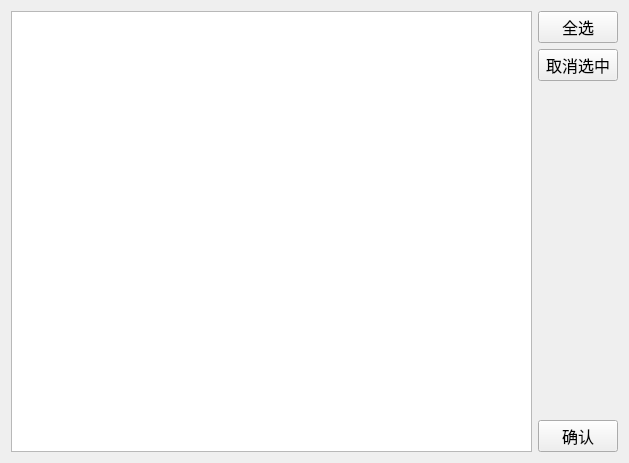
<?xml version="1.0" encoding="UTF-8"?>
<ui version="4.0">
 <class>ShareFile</class>
 <widget class="QWidget" name="ShareFile">
  <property name="geometry">
   <rect>
    <x>0</x>
    <y>0</y>
    <width>629</width>
    <height>463</height>
   </rect>
  </property>
  <property name="windowTitle">
   <string>Form</string>
  </property>
  <layout class="QHBoxLayout" name="horizontalLayout">
   <item>
    <widget class="QListWidget" name="friend_LW">
     <property name="selectionMode">
      <enum>QAbstractItemView::MultiSelection</enum>
     </property>
    </widget>
   </item>
   <item>
    <layout class="QVBoxLayout" name="verticalLayout">
     <item>
      <widget class="QPushButton" name="allSelect_PB">
       <property name="font">
        <font>
         <family>AcadEref</family>
         <pointsize>12</pointsize>
        </font>
       </property>
       <property name="text">
        <string>全选</string>
       </property>
      </widget>
     </item>
     <item>
      <widget class="QPushButton" name="cancleSelec_PB">
       <property name="font">
        <font>
         <family>AcadEref</family>
         <pointsize>12</pointsize>
        </font>
       </property>
       <property name="text">
        <string>取消选中</string>
       </property>
      </widget>
     </item>
     <item>
      <spacer name="verticalSpacer">
       <property name="orientation">
        <enum>Qt::Vertical</enum>
       </property>
       <property name="sizeHint" stdset="0">
        <size>
         <width>28</width>
         <height>168</height>
        </size>
       </property>
      </spacer>
     </item>
     <item>
      <widget class="QPushButton" name="confirm_PB">
       <property name="font">
        <font>
         <family>AcadEref</family>
         <pointsize>12</pointsize>
        </font>
       </property>
       <property name="text">
        <string>确认</string>
       </property>
      </widget>
     </item>
    </layout>
   </item>
  </layout>
 </widget>
 <resources/>
 <connections/>
</ui>
